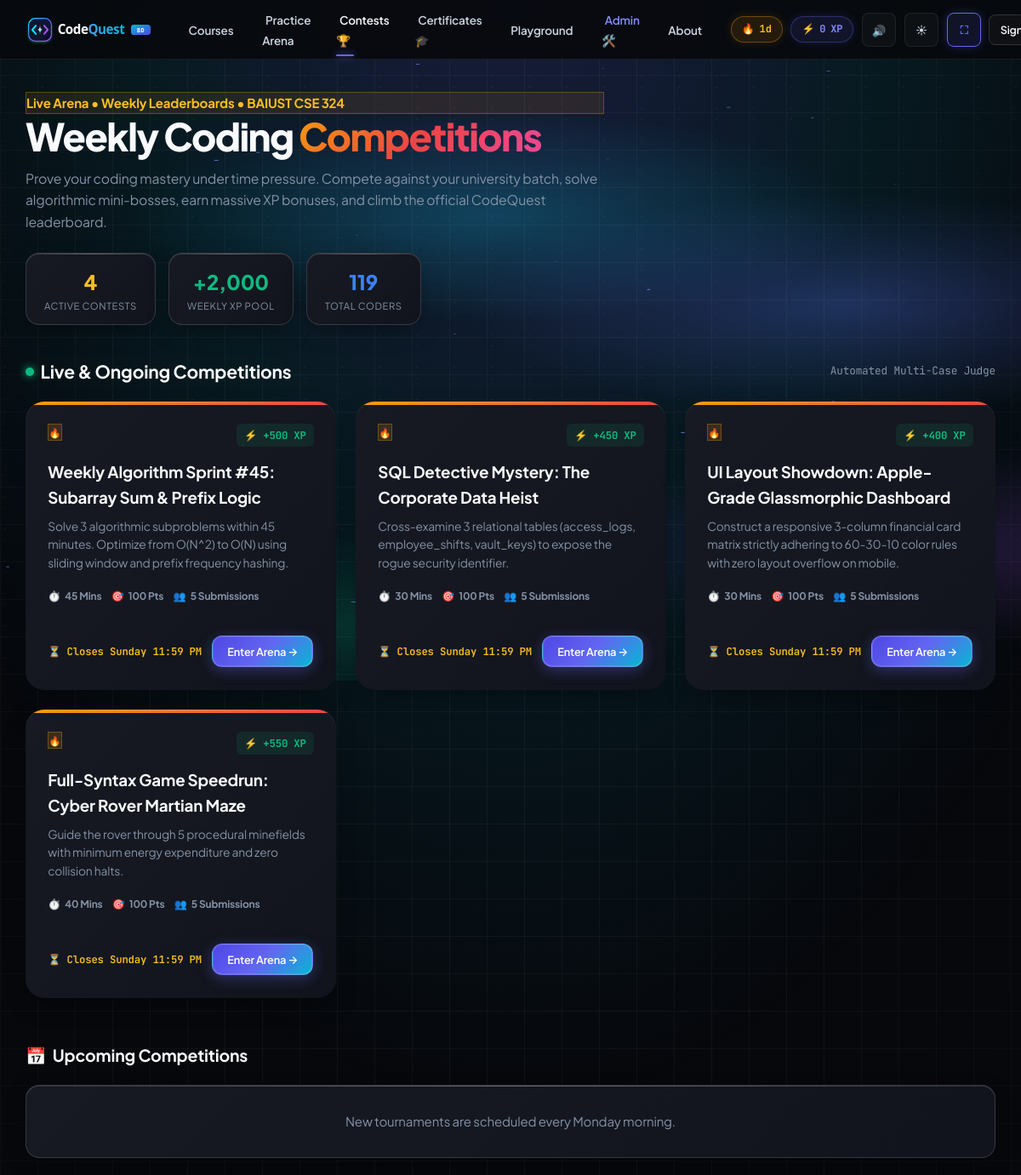
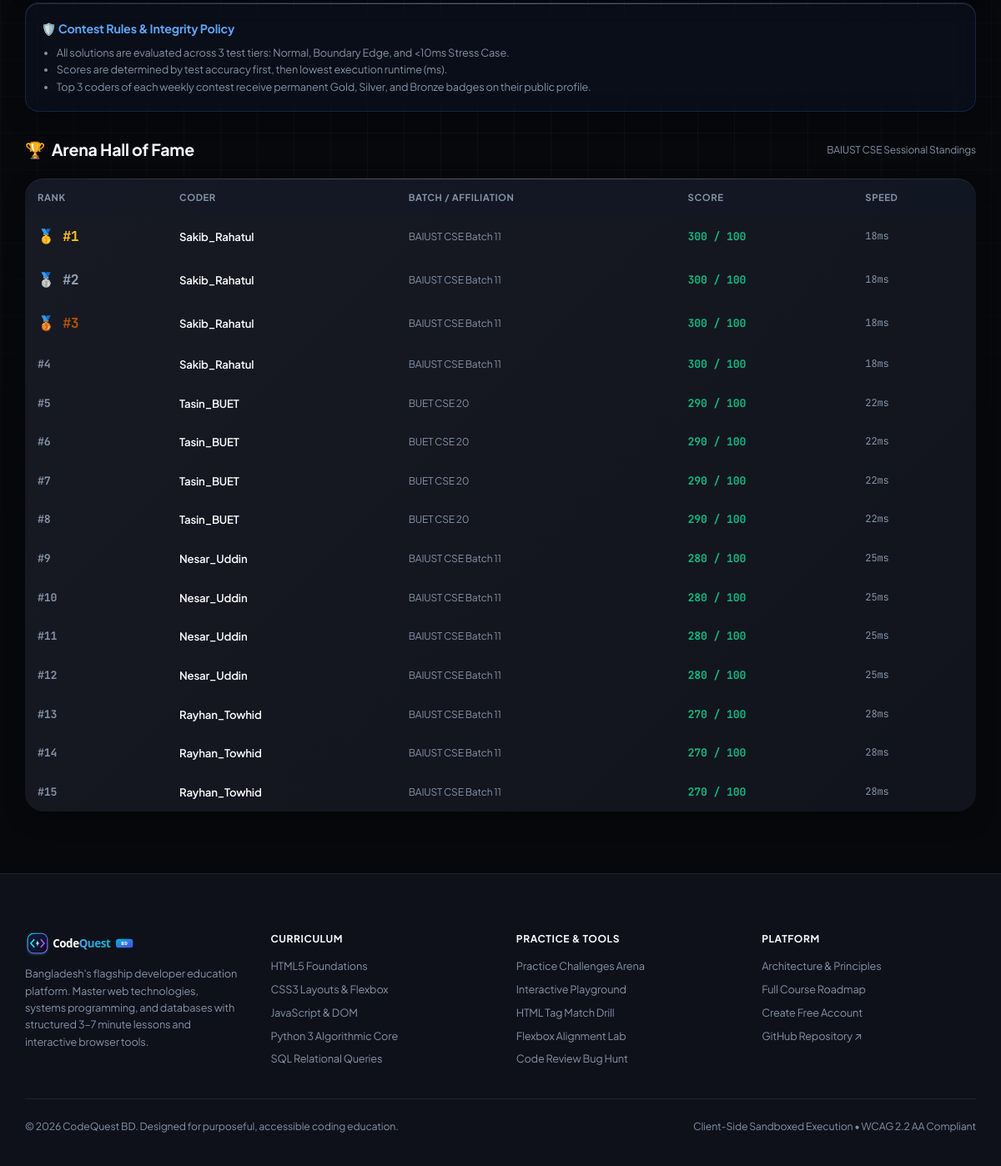
The app's page /contests/ with its own data (2 pictures, top to bottom).
### learn/models.py (models this page shows, shortened)
class Contest(models.Model):
    CATEGORY_CHOICES = [
        ("ALGO_SPRINT", "Algorithm Sprint"),
        ("SQL_MYSTERY", "SQL Detective Mystery"),
        ("UI_SHOWDOWN", "UI Layout Showdown"),
        ("GAME_SPEEDRUN", "Full-Syntax Game Speedrun"),
    ]
    slug = models.SlugField(max_length=100, unique=True)
    title = models.CharField(max_length=160)
    category = models.CharField(max_length=40, choices=CATEGORY_CHOICES, default="ALGO_SPRINT")
    description = models.TextField()
    language_slug = models.CharField(max_length=40, default="python")
    duration_minutes = models.PositiveIntegerField(default=45)
    xp_reward = models.PositiveIntegerField(default=500)
    is_active = models.BooleanField(default=True)
    starts_at = models.DateTimeField(default=timezone.now)
    ends_at = models.DateTimeField()
    starter_code = models.TextField(blank=True, default="")
    solution_code = models.TextField(blank=True, default="")
    test_cases_json = models.JSONField(default=list, blank=True)
    class Meta:
        ordering = ["-is_active", "starts_at"]

class ContestSubmission(models.Model):
    contest = models.ForeignKey(Contest, on_delete=models.CASCADE, related_name="submissions")
    user = models.ForeignKey(User, on_delete=models.SET_NULL, null=True, blank=True, related_name="contest_submissions")
    username = models.CharField(max_length=150)
    university_batch = models.CharField(max_length=100, default="BAIUST CSE Batch 11")
    score = models.PositiveIntegerField(default=100)
    execution_time_ms = models.PositiveIntegerField(default=15)
    rank = models.PositiveIntegerField(default=1)
    submitted_at = models.DateTimeField(auto_now_add=True)
    class Meta:
        ordering = ["-score", "execution_time_ms", "submitted_at"]

### learn/views.py (the view)
# urls.py: path("contests/", views.contests_view, name="contests_hub"),
def contests_view(request):
    contests = Contest.objects.all()
    active_contests = [c for c in contests if c.is_active]
    upcoming_contests = [c for c in contests if not c.is_active]
    global_leaderboard = ContestSubmission.objects.select_related("contest").order_by("-score", "execution_time_ms")[:15]
    user_submissions = []
    if request.user.is_authenticated:
        user_submissions = ContestSubmission.objects.filter(user=request.user)
    return render(
        request,
        "learn/contests.html",
        {
            "active_contests": active_contests,
            "upcoming_contests": upcoming_contests,
            "leaderboard": global_leaderboard,
            "user_submissions": user_submissions,
        }
    )

### templates/learn/contests.html (shortened to what this page needs)
{% extends "base.html" %}
{% block content %}
<div class="shell shell-wide" style="padding-top: 2.5rem; padding-bottom: 5rem;">
  <div style="margin-bottom: 2.5rem; display: flex; flex-wrap: wrap; justify-content: space-between; align-items: flex-end; gap: 1.5rem;">
    <div>
      <div class="section-eyebrow-pill" style="background: rgba(245, 158, 11, 0.1); border: 1px solid rgba(245, 158, 11, 0.3);">
        <span style="color: #fbbf24; font-weight: 700;">Live Arena &bull; Weekly Leaderboards &bull; BAIUST CSE 324</span>
      </div>
      <h1 style="font-size: clamp(2.2rem, 4vw, 3rem); font-weight: 800; color: var(--text-primary); letter-spacing: -0.035em; line-height: 1.15; margin: 0 0 0.75rem 0;">
        Weekly Coding <span style="background: linear-gradient(135deg, #f59e0b 0%, #ef4444 50%, #ec4899 100%); -webkit-background-clip: text; -webkit-text-fill-color: transparent;">Competitions</span>
      </h1>
      <p style="font-size: 1.05rem; color: var(--text-muted); max-width: 680px; line-height: 1.65; margin: 0;">
        Prove your coding mastery under time pressure. Compete against your university batch, solve algorithmic mini-bosses, earn massive XP bonuses, and climb the official CodeQuest leaderboard.
      </p>
    </div>
    <div style="display: flex; gap: 1rem; flex-wrap: wrap;">
      <div class="cq-card" style="padding: 0.9rem 1.4rem; border-radius: var(--radius-lg); text-align: center; min-width: 130px;">
        <div style="font-size: 1.6rem; font-weight: 800; color: #fbbf24;">{{ active_contests|length }}</div>
        <div style="font-size: 0.75rem; text-transform: uppercase; letter-spacing: 0.05em; color: var(--text-muted);">Active Contests</div>
      </div>
      <div class="cq-card" style="padding: 0.9rem 1.4rem; border-radius: var(--radius-lg); text-align: center; min-width: 130px;">
        <div style="font-size: 1.6rem; font-weight: 800; color: #10b981;">+2,000</div>
        <div style="font-size: 0.75rem; text-transform: uppercase; letter-spacing: 0.05em; color: var(--text-muted);">Weekly XP Pool</div>
      </div>
      <div class="cq-card" style="padding: 0.9rem 1.4rem; border-radius: var(--radius-lg); text-align: center; min-width: 130px;">
        <div style="font-size: 1.6rem; font-weight: 800; color: #3b82f6;">119</div>
        <div style="font-size: 0.75rem; text-transform: uppercase; letter-spacing: 0.05em; color: var(--text-muted);">Total Coders</div>
      </div>
    </div>
  </div>
  <div style="margin-bottom: 3.5rem;">
    <div style="display: flex; align-items: center; justify-content: space-between; margin-bottom: 1.25rem;">
      <h2 style="font-size: 1.4rem; font-weight: 700; color: var(--text-primary); margin: 0; display: flex; align-items: center; gap: 0.5rem;">
        <span style="display: inline-block; width: 10px; height: 10px; border-radius: 50%; background: #10b981; box-shadow: 0 0 10px #10b981;"></span>
        Live &amp; Ongoing Competitions
      </h2>
      <span style="font-size: 0.85rem; color: var(--text-muted); font-family: var(--font-mono);">Automated Multi-Case Judge</span>
    </div>
    <div style="display: grid; grid-template-columns: repeat(auto-fill, minmax(360px, 1fr)); gap: 1.5rem;">
      {% for contest in active_contests %}
      <div class="cq-card" style="display: flex; flex-direction: column; justify-content: space-between; border-radius: var(--radius-xl); padding: 1.75rem; border: 1px solid var(--border-color); position: relative; overflow: hidden; transition: transform 0.2s ease, box-shadow 0.2s ease;">
        <div style="position: absolute; top: 0; left: 0; right: 0; height: 4px; background: linear-gradient(90deg, #f59e0b, #ef4444);"></div>
        <div>
          <div style="display: flex; justify-content: space-between; align-items: flex-start; margin-bottom: 1rem;">
            <span class="badge" style="background: rgba(245, 158, 11, 0.15); color: #fbbf24; border: 1px solid rgba(245, 158, 11, 0.3); font-weight: 700; text-transform: uppercase; font-size: 0.75rem; letter-spacing: 0.05em;">
              🔥 {{ contest.difficulty }}
            </span>
            <span style="font-size: 0.82rem; font-family: var(--font-mono); color: #10b981; font-weight: 700; background: rgba(16, 185, 129, 0.1); padding: 0.25rem 0.6rem; border-radius: 6px;">
              ⚡ +{{ contest.xp_reward }} XP
            </span>
          </div>
          <h3 style="font-size: 1.25rem; font-weight: 700; color: var(--text-primary); margin: 0 0 0.5rem 0;">
            <a href="{% url 'contest_detail' contest.slug %}" style="color: inherit; text-decoration: none;">
              {{ contest.title }}
            </a>
          </h3>
          <p style="font-size: 0.92rem; color: var(--text-muted); line-height: 1.55; margin-bottom: 1.25rem;">
            {{ contest.description|truncatewords:24 }}
          </p>
          <div style="display: flex; gap: 0.75rem; flex-wrap: wrap; margin-bottom: 1.25rem;">
            <div style="font-size: 0.8rem; color: var(--text-muted); display: flex; align-items: center; gap: 0.35rem;">
              <span>⏱️</span> <strong>{{ contest.duration_minutes }} Mins</strong>
            </div>
            <div style="font-size: 0.8rem; color: var(--text-muted); display: flex; align-items: center; gap: 0.35rem;">
              <span>🎯</span> <strong>100 Pts</strong>
            </div>
            <div style="font-size: 0.8rem; color: var(--text-muted); display: flex; align-items: center; gap: 0.35rem;">
              <span>👥</span> <strong>{{ contest.submissions.count }} Submissions</strong>
            </div>
          </div>
        </div>
        <div style="border-top: 1px solid var(--border-color); padding-top: 1.25rem; display: flex; justify-content: space-between; align-items: center;">
          <div style="font-size: 0.82rem; color: #fbbf24; font-family: var(--font-mono); font-weight: 600;">
            ⏳ Closes Sunday 11:59 PM
          </div>
          <a href="{% url 'contest_detail' contest.slug %}" class="btn btn-primary" style="padding: 0.5rem 1.15rem; font-size: 0.85rem; border-radius: var(--radius-md);">
            Enter Arena &rarr;
          </a>
        </div>
      </div>
      {% empty %}
      <div class="cq-card" style="padding: 3rem; text-align: center; grid-column: 1 / -1;">
        <p style="color: var(--text-muted); margin: 0;">No active contests at this moment. Check back for the upcoming weekend tournament!</p>
      </div>
      {% endfor %}
    </div>
  </div>
  <div style="display: grid; grid-template-columns: 1fr; lg:grid-template-columns: 1fr 1fr; gap: 2rem;">
    <div>
      <h2 style="font-size: 1.3rem; font-weight: 700; color: var(--text-primary); margin: 0 0 1.25rem 0; display: flex; align-items: center; gap: 0.5rem;">
        <span>📅</span> Upcoming Competitions
      </h2>
      <div style="display: flex; flex-direction: column; gap: 1rem;">
        {% for contest in upcoming_contests %}
        <div class="cq-card" style="padding: 1.25rem 1.5rem; border-radius: var(--radius-lg); border: 1px solid var(--border-color); display: flex; justify-content: space-between; align-items: center;">
          <div>
            <div style="font-size: 0.75rem; text-transform: uppercase; font-weight: 700; color: var(--accent); margin-bottom: 0.25rem;">
              {{ contest.starts_at|date:"M d, Y &bull; H:i" }}
            </div>
            <div style="font-weight: 700; color: var(--text-primary); font-size: 1.05rem;">{{ contest.title }}</div>
            <div style="font-size: 0.82rem; color: var(--text-muted); margin-top: 0.25rem;">
              {{ contest.duration_minutes }} Mins &bull; {{ contest.difficulty }} &bull; +{{ contest.xp_reward }} XP
            </div>
          </div>
          <div>
            <span class="badge" style="background: rgba(148, 163, 184, 0.1); color: var(--text-muted); border: 1px solid var(--border-color);">
              Scheduled
            </span>
          </div>
        </div>
        {% empty %}
        <div class="cq-card" style="padding: 2rem; text-align: center;">
          <p style="color: var(--text-muted); margin: 0;">New tournaments are scheduled every Monday morning.</p>
        </div>
        {% endfor %}
      </div>
      <div class="cq-card" style="margin-top: 1.5rem; padding: 1.25rem; border-radius: var(--radius-lg); background: rgba(59, 130, 246, 0.05); border: 1px solid rgba(59, 130, 246, 0.2);">
        <h4 style="font-size: 0.95rem; font-weight: 700; color: #60a5fa; margin: 0 0 0.5rem 0;">🛡️ Contest Rules &amp; Integrity Policy</h4>
        <ul style="font-size: 0.85rem; color: var(--text-muted); line-height: 1.6; margin: 0; padding-left: 1.2rem;">
          <li>All solutions are evaluated across 3 test tiers: Normal, Boundary Edge, and <10ms Stress Case.</li>
          <li>Scores are determined by test accuracy first, then lowest execution runtime (ms).</li>
          <li>Top 3 coders of each weekly contest receive permanent Gold, Silver, and Bronze badges on their public profile.</li>
        </ul>
      </div>
    </div>
    <div>
      <div style="display: flex; justify-content: space-between; align-items: center; margin-bottom: 1.25rem;">
        <h2 style="font-size: 1.3rem; font-weight: 700; color: var(--text-primary); margin: 0; display: flex; align-items: center; gap: 0.5rem;">
          <span>🏆</span> Arena Hall of Fame
        </h2>
        <span style="font-size: 0.8rem; color: var(--text-muted);">BAIUST CSE Sessional Standings</span>
      </div>
      <div class="cq-card" style="border-radius: var(--radius-xl); overflow: hidden; border: 1px solid var(--border-color); padding: 0;">
        <div style="overflow-x: auto;">
          <table style="width: 100%; border-collapse: collapse; text-align: left; font-size: 0.88rem;">
            <thead>
              <tr style="background: rgba(15, 23, 42, 0.4); border-bottom: 1px solid var(--border-color); color: var(--text-muted); font-size: 0.75rem; text-transform: uppercase; letter-spacing: 0.05em;">
                <th style="padding: 0.85rem 1rem;">Rank</th>
                <th style="padding: 0.85rem 1rem;">Coder</th>
                <th style="padding: 0.85rem 1rem;">Batch / Affiliation</th>
                <th style="padding: 0.85rem 1rem;">Score</th>
                <th style="padding: 0.85rem 1rem;">Speed</th>
              </tr>
            </thead>
            <tbody>
              {% for sub in leaderboard %}
              <tr style="border-bottom: 1px solid var(--border-color); transition: background 0.15s ease;">
                <td style="padding: 0.85rem 1rem; font-weight: 700; font-family: var(--font-mono);">
                  {% if forloop.counter == 1 %}
                    <span style="color: #fbbf24; font-size: 1.1rem;">🥇 #1</span>
                  {% elif forloop.counter == 2 %}
                    <span style="color: #94a3b8; font-size: 1.1rem;">🥈 #2</span>
                  {% elif forloop.counter == 3 %}
                    <span style="color: #b45309; font-size: 1.1rem;">🥉 #3</span>
                  {% else %}
                    <span style="color: var(--text-muted);">#{{ forloop.counter }}</span>
                  {% endif %}
                </td>
                <td style="padding: 0.85rem 1rem; font-weight: 600; color: var(--text-primary);">
                  {{ sub.username }}
                </td>
                <td style="padding: 0.85rem 1rem; color: var(--text-muted); font-size: 0.8rem;">
                  {{ sub.university_batch|default:"BAIUST CSE" }}
                </td>
                <td style="padding: 0.85rem 1rem; font-weight: 700; color: #10b981; font-family: var(--font-mono);">
                  {{ sub.score }} / 100
                </td>
                <td style="padding: 0.85rem 1rem; color: var(--text-muted); font-family: var(--font-mono); font-size: 0.8rem;">
                  {{ sub.execution_time_ms }}ms
                </td>
              </tr>
              {% empty %}
              <tr>
                <td colspan="5" style="padding: 2rem; text-align: center; color: var(--text-muted);">
                  No contest submissions recorded yet. Be the first to enter and claim Rank #1!
                </td>
              </tr>
              {% endfor %}
            </tbody>
          </table>
        </div>
      </div>
    </div>
  </div>
</div>
{% endblock %}

### records on screen
Contest: xp_reward "500", title "Weekly Algorithm Sprint #45: Subarray Sum & Prefix Logic", description "Solve 3 algorithmic subproblems within 45 minutes. Optimize from O(N^2) to O(N) using sliding window and prefix frequency hashing.", duration_minutes "45", submissions.count "5"
Contest: xp_reward "450", title "SQL Detective Mystery: The Corporate Data Heist", description "Cross-examine 3 relational tables (access_logs, employee_shifts, vault_keys) to expose the rogue security identifier.", duration_minutes "30", submissions.count "5"
Contest: xp_reward "400", title "UI Layout Showdown: Apple-Grade Glassmorphic Dashboard", description "Construct a responsive 3-column financial card matrix strictly adhering to 60-30-10 color rules with zero layout overflow on mobile.", duration_minutes "30", submissions.count "5"
Contest: xp_reward "550", title "Full-Syntax Game Speedrun: Cyber Rover Martian Maze", description "Guide the rover through 5 procedural minefields with minimum energy expenditure and zero collision halts.", duration_minutes "40", submissions.count "5"
ContestSubmission: shows "🥇 #1", username "Sakib_Rahatul", university_batch "BAIUST CSE Batch 11", score "300", execution_time_ms "18"
ContestSubmission: shows "🥈 #2", username "Sakib_Rahatul", university_batch "BAIUST CSE Batch 11", score "300", execution_time_ms "18"
ContestSubmission: shows "🥉 #3", username "Sakib_Rahatul", university_batch "BAIUST CSE Batch 11", score "300", execution_time_ms "18"
ContestSubmission: username "Sakib_Rahatul", university_batch "BAIUST CSE Batch 11", score "300", execution_time_ms "18"
ContestSubmission: username "Tasin_BUET", university_batch "BUET CSE 20", score "290", execution_time_ms "22"
ContestSubmission: username "Tasin_BUET", university_batch "BUET CSE 20", score "290", execution_time_ms "22"
ContestSubmission: username "Tasin_BUET", university_batch "BUET CSE 20", score "290", execution_time_ms "22"
ContestSubmission: username "Tasin_BUET", university_batch "BUET CSE 20", score "290", execution_time_ms "22"
ContestSubmission: username "Nesar_Uddin", university_batch "BAIUST CSE Batch 11", score "280", execution_time_ms "25"
ContestSubmission: username "Nesar_Uddin", university_batch "BAIUST CSE Batch 11", score "280", execution_time_ms "25"
ContestSubmission: username "Nesar_Uddin", university_batch "BAIUST CSE Batch 11", score "280", execution_time_ms "25"
ContestSubmission: username "Nesar_Uddin", university_batch "BAIUST CSE Batch 11", score "280", execution_time_ms "25"
ContestSubmission: username "Rayhan_Towhid", university_batch "BAIUST CSE Batch 11", score "270", execution_time_ms "28"
ContestSubmission: username "Rayhan_Towhid", university_batch "BAIUST CSE Batch 11", score "270", execution_time_ms "28"
ContestSubmission: username "Rayhan_Towhid", university_batch "BAIUST CSE Batch 11", score "270", execution_time_ms "28"

### other values on screen
{{ user_streak }} "1"
{{ user_xp }} "0"
{{ active_contests|length }} "4"
